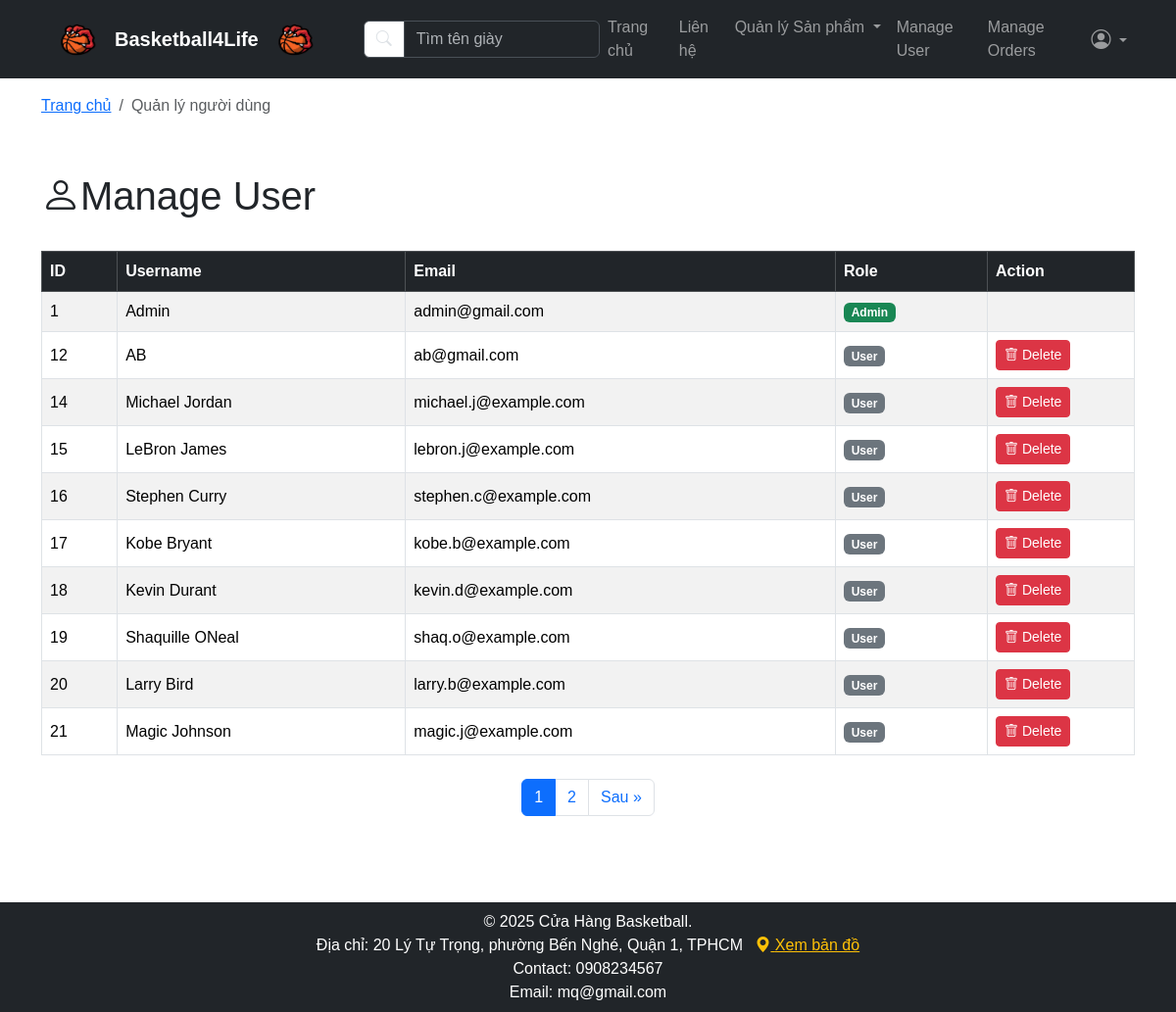
Screenshot of /index.php?area=admin&controller=user&action=index (signed in) with the database file from the repository.
### tables this page shows
CREATE TABLE `users` (
  `id` int(11) NOT NULL,
  `email` varchar(100) NOT NULL,
  `password` varchar(255) NOT NULL,
  `role` varchar(50) NOT NULL DEFAULT 'user',
  `created_at` timestamp NOT NULL DEFAULT current_timestamp(),
  `name` text DEFAULT NULL
);

### app/controllers/Admin/UserController.php (called while the page is built, shortened)
<?php
class UserController{
    private $db;
    public function __construct($db){
        $this->db = $db;
    }
    public function index(){
        $page_num = isset($_GET['page_num']) ? (int)$_GET['page_num'] : 1;
        $records_per_page = 10;
        $from_record_num = ($records_per_page * $page_num) - $records_per_page;
        $userModel = new User($this->db);
        $stmt = $userModel->readPaging($from_record_num, $records_per_page);
        $total_rows = $userModel->count();
        require '../resources/views/layouts/header.php';
        require '../resources/views/users/manage.php';
        require '../resources/views/layouts/footer.php';
    }
}

### app/models/Category.php (called while the page is built, shortened)
<?php
class Category{
    private $conn;
    private $table_name = "categories";
    public function __construct($db){
        $this->conn = $db;
    }
    public function readAll(){
        $query = "SELECT * FROM " . $this->table_name . " ORDER BY name ASC";
        $stmt = $this->conn->prepare($query);
        $stmt->execute();
        return $stmt;
    }
}
?>

### app/models/User.php (called while the page is built, shortened)
<?php
class User {
    private $conn;
    private $table_name = "users";
    public function __construct($db) {
        $this->conn = $db;
    }
    public function count() {
    $query = "SELECT COUNT(*) as total_rows FROM " . $this->table_name;
    $stmt = $this->conn->prepare($query);
    $stmt->execute();
    $row = $stmt->fetch(PDO::FETCH_ASSOC);
    return $row['total_rows'];
    }
    public function readPaging($from_record_num, $records_per_page) {
    $query = "SELECT id, email, name, role, created_at
              FROM " . $this->table_name . "
              ORDER BY id ASC
              LIMIT :from, :limit";
    $stmt = $this->conn->prepare($query);
    $stmt->bindParam(":from", $from_record_num, PDO::PARAM_INT);
    $stmt->bindParam(":limit", $records_per_page, PDO::PARAM_INT);
    $stmt->execute();
    return $stmt;
    }
}

### resources/views/users/manage.php (the view, shortened to what this page needs)
<div class="d-flex justify-content-between align-items-center mb-4">
    <h1>
        <i class="bi bi-person"></i>Manage User
    </h1>
</div>
<table class="table table-striped table-bordered align-middle">
    <thead class="table-dark">
        <tr>
            <th>ID</th>
            <th>Username</th>
            <th>Email</th>
            <th>Role</th>
            <th width="150px">Action</th>
        </tr>
    </thead>
    <tbody>
        <?php
        $num = $stmt->rowCount();
        if ($num > 0):
        ?>
            <?php while ($row = $stmt->fetch(PDO::FETCH_ASSOC)): extract($row); ?>
                <tr>
                    <td><?php echo $id ?></td>
                    <td><?php echo htmlspecialchars($name); ?></td>
                    <td><?php echo htmlspecialchars($email); ?></td>
                    <td>
                        <?php if ($role === 'admin'): ?>
                            <span class="badge bg-success">Admin</span>
                        <?php else: ?>
                            <span class="badge bg-secondary">User</span>
                        <?php endif; ?>
                    </td>
                    <td>
                        <?php if ($_SESSION['user_id'] != $id): ?>
                        <a href="index.php?area=admin&controller=user&action=delete&id=<?php echo $id; ?>" class="btn btn-danger btn-sm" onclick="return confirm('Bạn có chắc chắn muốn xóa người dùng này không? Hành động này không thể hoàn tác.');">
                            <i class="bi bi-trash"></i> Delete
                        </a>
                        <?php endif; ?>
                    </td>
                </tr>
            <?php endwhile; ?>
        <?php else: ?>
            <tr>
                <td colspan="6" class="text-center">Không có người dùng nào.</td>
            </tr>
        <?php endif; ?>
    </tbody>
</table>
<nav aria-label="Page navigation" class="mt-4">
    <ul class="pagination justify-content-center">
        <?php
        $total_pages = ceil($total_rows / $records_per_page);
        if ($total_rows > 0 && $total_pages > 1):
            $query_params = $_GET;
            unset($query_params['status']);
            for ($i = 1; $i <= $total_pages; $i++):
                $active = ($i == $page_num) ? 'active' : '';
                $query_params['page_num'] = $i;
                $url = 'index.php?' . http_build_query($query_params);
                echo "<li class='page-item {$active}'><a class='page-link' href='{$url}'>{$i}</a></li>";
            endfor;
            if ($page_num < $total_pages):
                $query_params['page_num'] = $page_num + 1;
                $next_url = 'index.php?' . http_build_query($query_params);
                echo "<li class='page-item'><a class='page-link' href='{$next_url}'>Sau &raquo;</a></li>";
            endif;
        endif;
        ?>
    </ul>
</nav>

### public/css/style.css (style rules this page uses)
body { font-family: sans-serif; }

### rows the page displays
users: id "1", name "Admin", email "admin@gmail.com", role "Admin"
users: id "12", name "AB", email "ab@gmail.com", role "User"
users: id "14", name "Michael Jordan", email "michael.j@example.com", role "User"
users: id "15", name "LeBron James", email "lebron.j@example.com", role "User"
users: id "16", name "Stephen Curry", email "stephen.c@example.com", role "User"
users: id "17", name "Kobe Bryant", email "kobe.b@example.com", role "User"
users: id "18", name "Kevin Durant", email "kevin.d@example.com", role "User"
users: id "19", name "Shaquille ONeal", email "shaq.o@example.com", role "User"
users: id "20", name "Larry Bird", email "larry.b@example.com", role "User"
users: id "21", name "Magic Johnson", email "magic.j@example.com", role "User"

### other values shown
$crumb['label'] "Quản lý người dùng"
